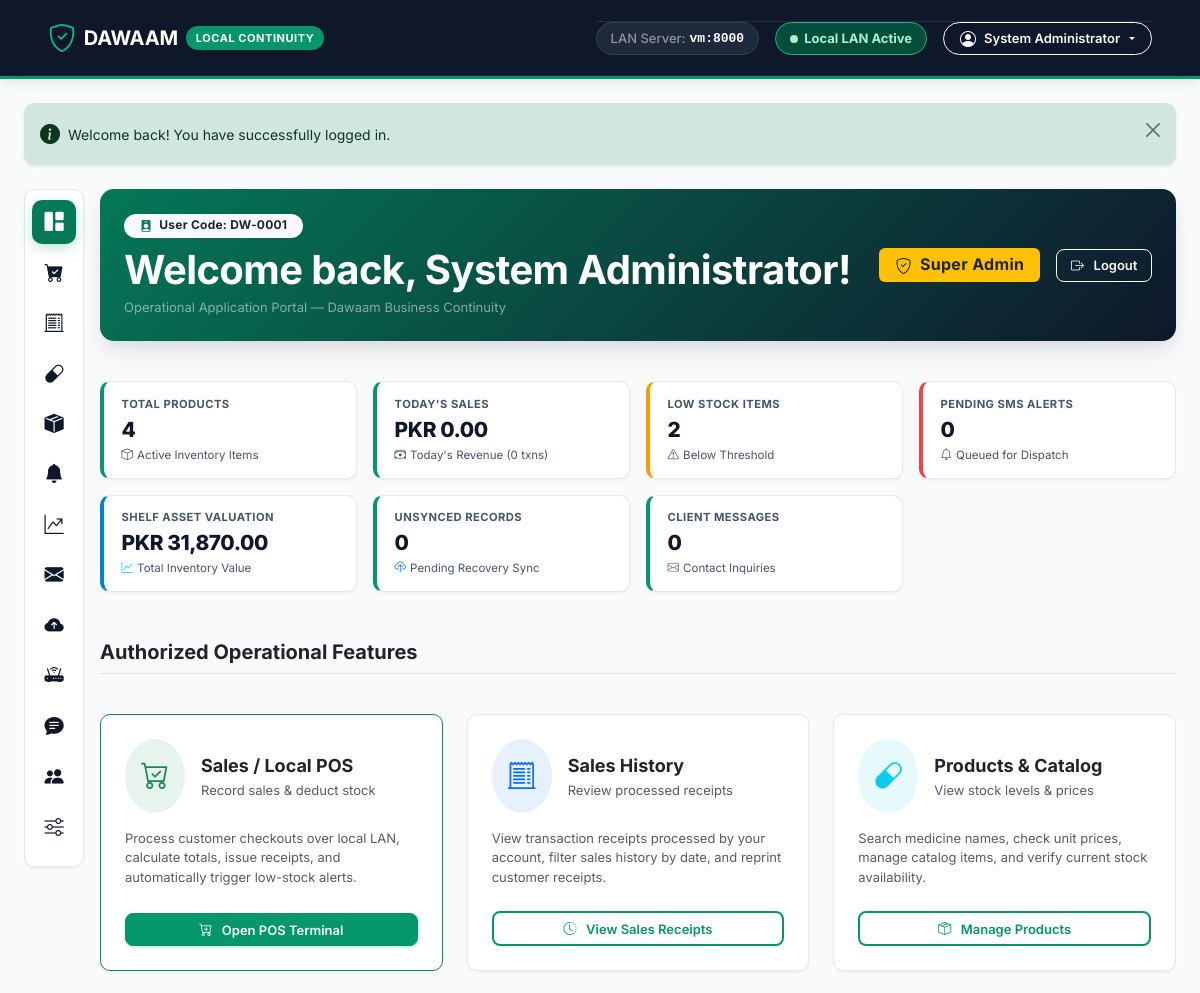
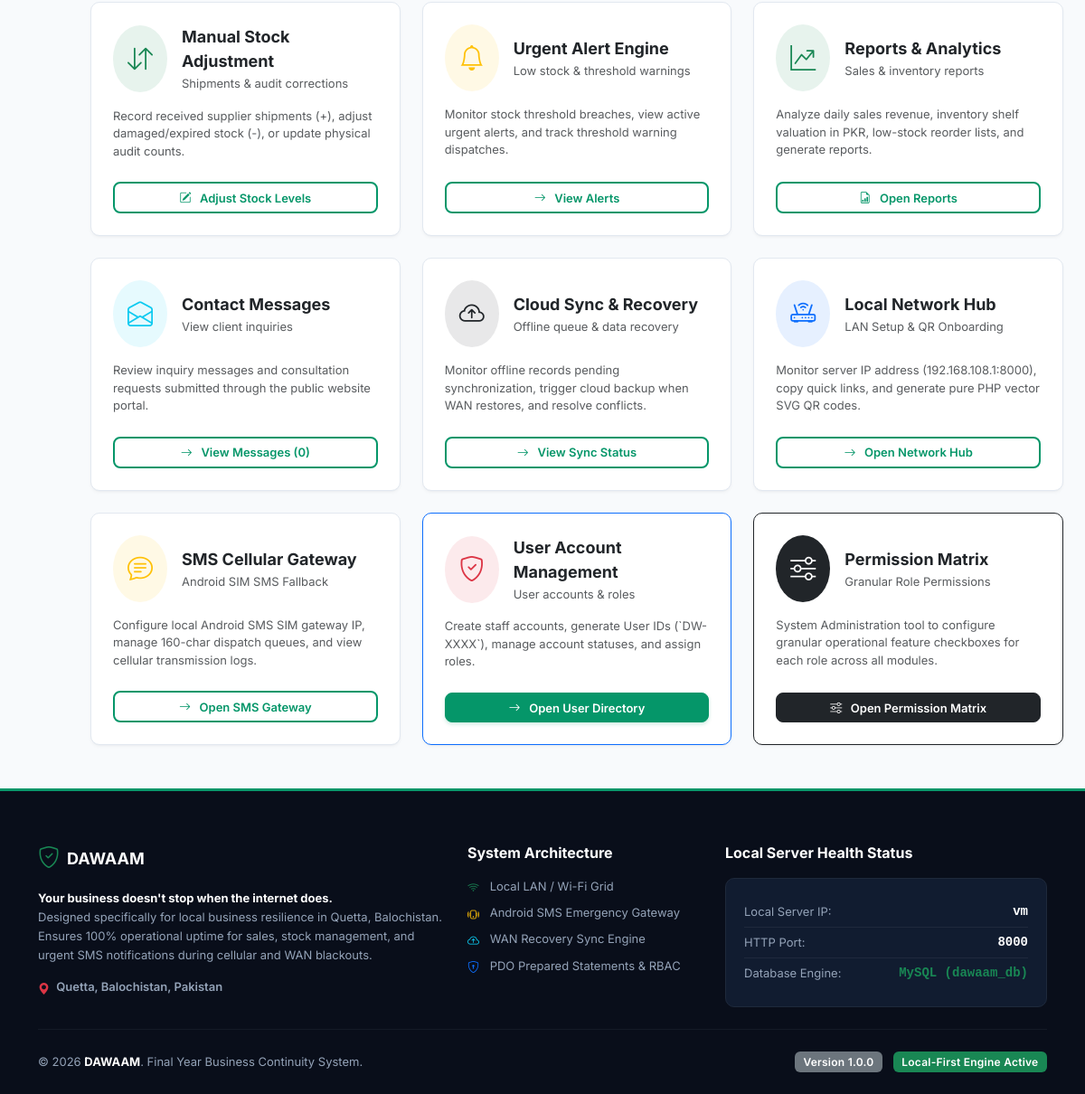
/admin/index.php (signed in), run on the app's committed database (2 pictures, top to bottom).
### tables this page shows
CREATE TABLE `users` (
  `id` INT AUTO_INCREMENT PRIMARY KEY,
  `user_code` VARCHAR(20) NOT NULL UNIQUE COMMENT 'Unique identifier, e.g. DW-0001',
  `name` VARCHAR(100) NOT NULL,
  `username` VARCHAR(50) NOT NULL UNIQUE,
  `email` VARCHAR(100) NULL,
  `password_hash` VARCHAR(255) NOT NULL,
  `status` ENUM('active', 'inactive', 'suspended') NOT NULL DEFAULT 'active',
  `created_at` DATETIME NOT NULL DEFAULT CURRENT_TIMESTAMP,
  `updated_at` DATETIME NOT NULL DEFAULT CURRENT_TIMESTAMP ON UPDATE CURRENT_TIMESTAMP
);

CREATE TABLE `roles` (
  `id` INT AUTO_INCREMENT PRIMARY KEY,
  `name` VARCHAR(50) NOT NULL UNIQUE,
  `slug` VARCHAR(50) NOT NULL UNIQUE,
  `description` VARCHAR(255) NULL,
  `created_at` DATETIME NOT NULL DEFAULT CURRENT_TIMESTAMP
);

### admin/index.php (the view, shortened to what the rows shown need)
<?php
require_once __DIR__ . '/../includes/auth.php';
$user = current_user();
require_once __DIR__ . '/../includes/header.php';
?>
<div class="row mb-4">
    <div class="col-12">
        <div class="dw-hero-banner py-4 px-4 mb-3">
            <div class="d-flex justify-content-between align-items-center flex-wrap gap-3">
                <div>
                    <span class="badge bg-light text-dark fw-bold px-3 py-1.5 rounded-pill mb-2">
                        <i class="bi bi-person-badge-fill me-1" style="color:#0f766e;"></i> User Code: <?php echo sanitize($user['user_code']); ?>
                    </span>
                    <h2 class="display-6 fw-bold text-white mb-1">
                        Welcome back, <?php echo sanitize($user['name']); ?>!
                    </h2>
                    <p class="lead text-white-50 small mb-0">
                        Operational Application Portal — Dawaam Business Continuity
                    </p>
                </div>
                <div class="d-flex align-items-center gap-2">
                    <?php foreach ($user['roles'] as $r): ?>
                        <span class="badge bg-warning text-dark px-3 py-2 fs-6 fw-bold">
                            <i class="bi bi-shield-check me-1"></i> <?php echo sanitize($r['name']); ?>
                        </span>
                    <?php endforeach; ?>
                    <a href="<?php echo BASE_URL; ?>/admin/logout.php" class="btn btn-outline-light btn-sm ms-2">
                        <i class="bi bi-box-arrow-right me-1"></i> Logout
                    </a>
                </div>
            </div>
        </div>
    </div>
</div>
<?php require_once __DIR__ . '/../includes/footer.php'; ?>

### includes/navbar.php (shortened to what the rows shown need)
<?php
$user = current_user();
?>
<nav class="navbar navbar-expand-xl navbar-dark dw-navbar sticky-top">
    <div class="container-fluid px-3 px-xl-4">
        <div class="collapse navbar-collapse" id="dwNavbar">
            <div class="d-flex flex-column flex-xl-row align-items-start align-items-xl-center gap-2 gap-xl-3 pt-3 pt-xl-0 border-top border-xl-0 border-secondary border-opacity-25">
                <?php if ($user): ?>
                    <div class="dropdown text-nowrap w-100 w-xl-auto">
                        <button class="btn btn-outline-light dropdown-toggle btn-sm rounded-pill px-3 py-1.5 fw-semibold d-flex align-items-center justify-content-between justify-content-xl-start dw-user-btn" type="button" id="userMenu" data-bs-toggle="dropdown" aria-expanded="false">
                            <span class="d-inline-flex align-items-center gap-2">
                                <i class="bi bi-person-circle fs-6"></i>
                                <span class="dw-user-name-text"><?php echo sanitize($user['name']); ?></span>
                            </span>
                        </button>
                    </div>
                <?php else: ?>
                    <a href="<?php echo BASE_URL; ?>/admin/login.php" class="btn btn-dw-primary btn-sm px-3 py-2 text-nowrap d-inline-flex align-items-center justify-content-center gap-2 w-100 w-xl-auto">
                        <i class="bi bi-lock-fill"></i> <span>Staff Login</span>
                    </a>
                <?php endif; ?>
            </div>
        </div>
    </div>
</nav>

### data on the page
users: name "System Administrator", user_code "DW-0001"
roles: name "Super Admin"

### other printed values
APP_NAME "DAWAAM"
SERVER_LAN_IP "vm"
$message "Welcome back! You have successfully logged in."
$stat_products "4"
format_currency($stat_sales_today) "PKR 0.00"
$stat_sales_today_count "0"
$stat_low_stock "2"
$stat_alerts_pending "0"
format_currency($stat_asset_val) "PKR 31,870.00"
$stat_unsynced "0"
$stat_messages "0"
APP_VERSION "1.0.0"
